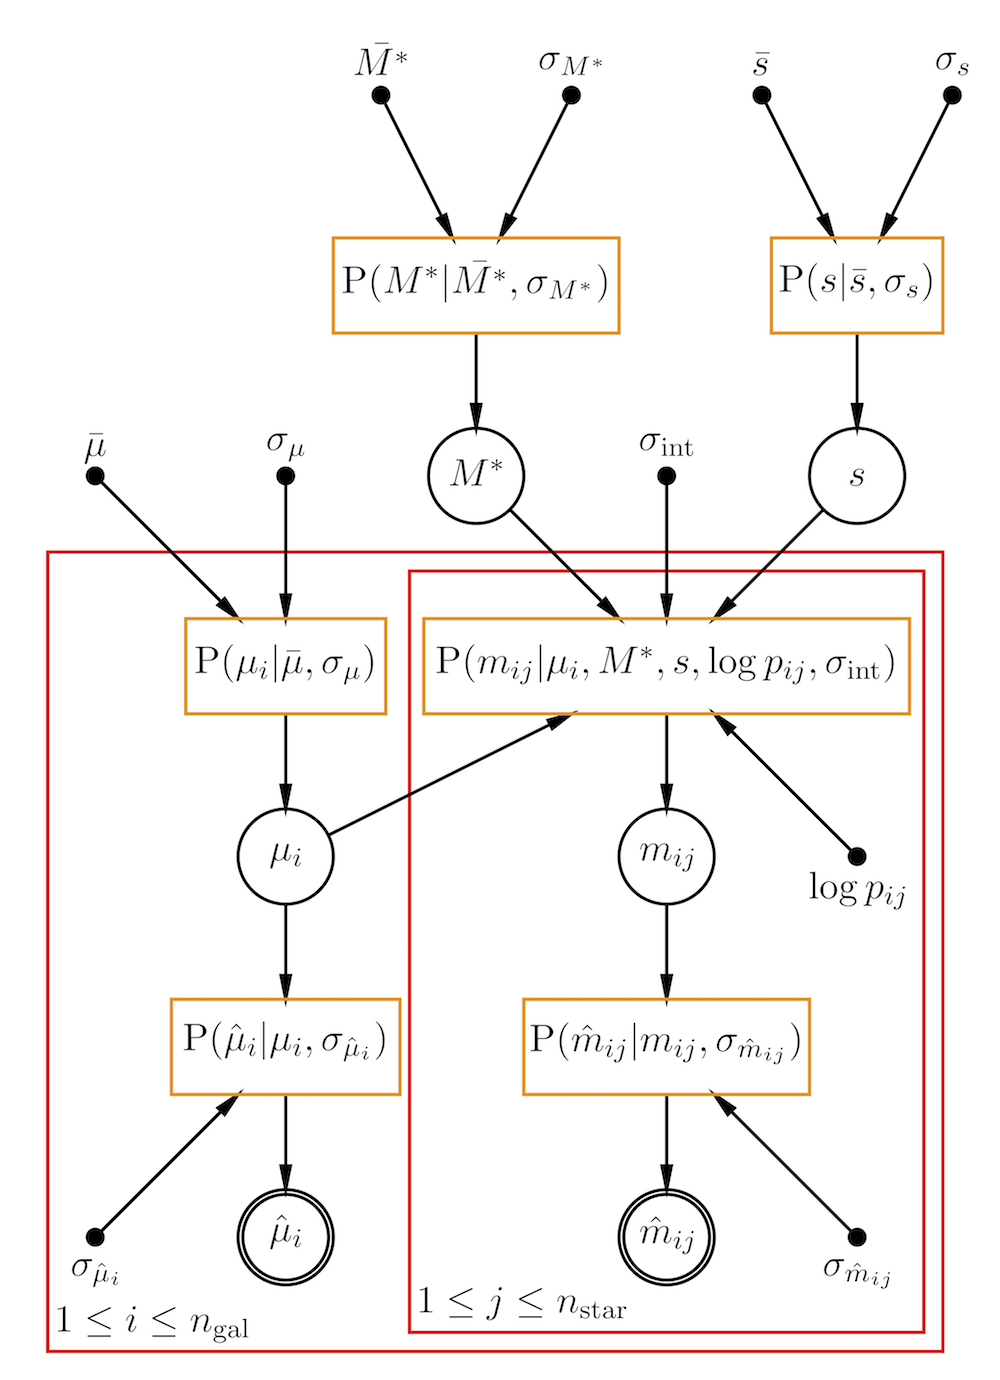

Here is the Python script that generated this plot:
import numpy as np
import matplotlib.pyplot as mp
import daft
mp.rc("font", family="serif", size=11.5)
mp.rc("text", usetex=True)
mp.rcParams['text.latex.preamble']=[r"\usepackage{bm}"]
# colours
s_color = {"ec": "#f89406"}
p_color = {"ec": "#46a546"}

# standard version of Cepheid period-luminosity relation example

# positions
data_level, like_level, obj_level, \
	obj_prior_level, pop_level, pop_prior_level, \
	pop_prior_par_level = np.arange(1, 8) - 0.25

# latex
def pr(vble):
	return r'{\rm P}(' + vble + ')'
def objectify(vble, n_inds=1):
	if n_inds == 2:
		return vble + r'_{ij}'
	else:
		return vble + r'_i'

mu_true = objectify(r'\mu')
mu_prior_mean = r'\bar{\mu}'
mu_prior_sig = r'\sigma_\mu'
mu_obs = objectify(r'\hat{\mu}')
mu_obs_sig = r'\sigma_{' + objectify(r'\hat{\mu}') + r'}'
abs_mag = r'M^*'
abs_mag_prior_mean = r'\bar{M^*}'
abs_mag_prior_sig = r'\sigma_{M^*}'
slope = r's'
slope_prior_mean = r'\bar{s}'
slope_prior_sig = r'\sigma_s'
m_true = objectify(r'm', 2)
m_obs = objectify(r'\hat{m}', 2)
m_obs_sig = r'\sigma_{' + objectify(r'\hat{m}', 2) + r'}'
m_sig_int = r'\sigma_{\rm int}'
log_p = objectify(r'\log p', 2)

# create figure
pgm = daft.PGM([5.25, 7.25], origin=[-0.5, 0.0], observed_style="inner")

# population-prior parameters
pgm.add_node(daft.Node('abs_mag_prior_mean', '$' + abs_mag_prior_mean + '$', 1.5, \
					   pop_prior_par_level, fixed=True))
pgm.add_node(daft.Node('abs_mag_prior_sig', '$' + abs_mag_prior_sig + '$', 2.5, \
					   pop_prior_par_level, fixed=True))
pgm.add_node(daft.Node('slope_prior_mean', '$' + slope_prior_mean + '$', 3.5, \
					   pop_prior_par_level, fixed=True))
pgm.add_node(daft.Node('slope_prior_sig', '$' + slope_prior_sig + '$', 4.5, \
					   pop_prior_par_level, fixed=True))

# population priors
pgm.add_node(daft.Node('pr_abs_mag', '$' + \
					   pr(abs_mag + '|' + abs_mag_prior_mean + ',' + \
					   	  abs_mag_prior_sig) + '$', 2.0, pop_prior_level, \
					   aspect = 3.0, plot_params=s_color, \
					   shape='rectangle'))
pgm.add_node(daft.Node('pr_slope', '$' + \
					   pr(slope + '|' + slope_prior_mean + ',' + \
					   	  slope_prior_sig) + '$', 4.0, pop_prior_level, \
					   aspect = 1.8, plot_params=s_color, \
					   shape='rectangle'))

# population-level parameters
pgm.add_node(daft.Node('mu_prior_mean', '$' + mu_prior_mean + '$', 0.0, \
					   pop_level, fixed=True))
pgm.add_node(daft.Node('mu_prior_sig', '$' + mu_prior_sig + '$', 1.0, \
					   pop_level, fixed=True))
pgm.add_node(daft.Node('abs_mag', '$' + abs_mag + '$', 2.0, pop_level))
pgm.add_node(daft.Node('m_sig_int', '$' + m_sig_int + '$', 3.0, pop_level, \
					   fixed=True))
pgm.add_node(daft.Node('slope', '$' + slope + '$', 4.0, pop_level))

# object priors
pgm.add_node(daft.Node('pr_mu_true_i', \
					   '$' + pr(mu_true + '|' + mu_prior_mean + ',' + \
								mu_prior_sig) + '$', \
					   1.0, obj_prior_level, aspect = 2.1, \
					   plot_params=s_color, shape='rectangle'))
pgm.add_node(daft.Node('pr_m_true_ij', \
					   '$' + pr(m_true + '|' + \
					   			mu_true + ',' + \
								abs_mag + ',' + slope + ',' + \
								log_p + ',' + \
								m_sig_int) + '$', \
					   3.0, obj_prior_level, aspect = 5.1, \
					   plot_params=s_color, shape='rectangle'))

# object-level parameters
pgm.add_node(daft.Node('mu_true_i', '$' + mu_true + '$', \
					   1.0, obj_level))
pgm.add_node(daft.Node('m_true_ij', '$' + m_true + '$', \
					   3.0, obj_level))
pgm.add_node(daft.Node('lp_ij', '', 4.0, \
					   obj_level, fixed=True))

# likelihoods
pgm.add_node(daft.Node('pr_mu_obs_i', \
					   '$' + pr(mu_obs + '|' + mu_true + ',' + mu_obs_sig) + '$', \
					   1.0, like_level, aspect=2.4, plot_params=s_color, \
					   shape='rectangle'))
pgm.add_node(daft.Node('pr_m_obs_ij', \
					   '$' + pr(m_obs + '|' + m_true + ',' + m_obs_sig) + '$', \
					   3.0, like_level, aspect=3.0, plot_params=s_color, \
					   shape='rectangle'))

# observables
pgm.add_node(daft.Node('mu_obs_i', '$' + mu_obs + '$', 1.0, data_level, \
					   observed=True))
pgm.add_node(daft.Node('mu_obs_sig_i', '', 0.0, data_level, \
					   fixed=True))
pgm.add_node(daft.Node('m_obs_ij', '$' + m_obs + '$', 3.0, data_level, \
					   observed=True))
pgm.add_node(daft.Node('m_obs_sig_ij', '', 4.0, data_level, \
					   fixed=True))

# edges
pgm.add_edge('abs_mag_prior_mean', 'pr_abs_mag')
pgm.add_edge('abs_mag_prior_sig', 'pr_abs_mag')
pgm.add_edge('slope_prior_mean', 'pr_slope')
pgm.add_edge('slope_prior_sig', 'pr_slope')
pgm.add_edge('pr_abs_mag', 'abs_mag')
pgm.add_edge('pr_abs_mag', 'abs_mag')
pgm.add_edge('pr_slope', 'slope')
pgm.add_edge('pr_slope', 'slope')
pgm.add_edge('mu_prior_mean', 'pr_mu_true_i')
pgm.add_edge('mu_prior_sig', 'pr_mu_true_i')
pgm.add_edge('abs_mag', 'pr_m_true_ij')
pgm.add_edge('m_sig_int', 'pr_m_true_ij')
pgm.add_edge('slope', 'pr_m_true_ij')
pgm.add_edge('mu_true_i', 'pr_m_true_ij')
pgm.add_edge('lp_ij', 'pr_m_true_ij')
pgm.add_edge('pr_mu_true_i', 'mu_true_i')
pgm.add_edge('pr_m_true_ij', 'm_true_ij')
pgm.add_edge('mu_true_i', 'pr_mu_obs_i')
pgm.add_edge('m_true_ij', 'pr_m_obs_ij')
pgm.add_edge('pr_mu_obs_i', 'mu_obs_i')
pgm.add_edge('mu_obs_sig_i', 'pr_mu_obs_i')
pgm.add_edge('pr_m_obs_ij', 'm_obs_ij')
pgm.add_edge('m_obs_sig_ij', 'pr_m_obs_ij')

# object plate
pgm.add_plate(daft.Plate([1.65, data_level - 0.5, 2.7, \
						  pop_level - data_level], \
						  label=r"$1 \le j \le n_{\rm star}$", \
						  shift=-0.0, rect_params={"ec": "r"}, \
						  label_offset=(2, 2)))
pgm.add_plate(daft.Plate([-0.25, data_level - 0.6, 4.7, \
						  pop_level - data_level + 0.2], \
						  label=r"$1 \le i \le n_{\rm gal}$", \
						  shift=-0.0, rect_params={"ec": "r"}, \
						  label_offset=(2, 2)))

# render and save
pgm.render()
pgm.figure.text(4.5 / 5.25, (obj_level - 0.25) / 7.25, \
				'$' + log_p + '$', ha='center')
pgm.figure.text(0.5 / 5.25, (data_level - 0.25) / 7.25, \
				'$' + mu_obs_sig + '$', ha='center')
pgm.figure.text(4.5 / 5.25, (data_level - 0.25) / 7.25, \
				'$' + m_obs_sig + '$', ha='center')
pgm.figure.savefig('bhm_plot.pdf')

# no PDFs version
# create figure
pgm = daft.PGM([5.25, 7.25], origin=[-0.5, 0.0], observed_style="inner")

# population-prior parameters
pgm.add_node(daft.Node('abs_mag_prior_mean', '$' + abs_mag_prior_mean + '$', 1.5, \
					   pop_prior_par_level, fixed=True))
pgm.add_node(daft.Node('abs_mag_prior_sig', '$' + abs_mag_prior_sig + '$', 2.5, \
					   pop_prior_par_level, fixed=True))
pgm.add_node(daft.Node('slope_prior_mean', '$' + slope_prior_mean + '$', 3.5, \
					   pop_prior_par_level, fixed=True))
pgm.add_node(daft.Node('slope_prior_sig', '$' + slope_prior_sig + '$', 4.5, \
					   pop_prior_par_level, fixed=True))

# population-level parameters
pgm.add_node(daft.Node('mu_prior_mean', '$' + mu_prior_mean + '$', 0.0, \
					   pop_level, fixed=True))
pgm.add_node(daft.Node('mu_prior_sig', '$' + mu_prior_sig + '$', 1.0, \
					   pop_level, fixed=True))
pgm.add_node(daft.Node('abs_mag', '$' + abs_mag + '$', 2.0, pop_level))
pgm.add_node(daft.Node('m_sig_int', '$' + m_sig_int + '$', 3.0, pop_level, \
					   fixed=True))
pgm.add_node(daft.Node('slope', '$' + slope + '$', 4.0, pop_level))

# object-level parameters
pgm.add_node(daft.Node('mu_true_i', '$' + mu_true + '$', \
					   1.0, obj_level))
pgm.add_node(daft.Node('m_true_ij', '$' + m_true + '$', \
					   3.0, obj_level))
pgm.add_node(daft.Node('lp_ij', '', 4.0, \
					   obj_level, fixed=True))

# observables
pgm.add_node(daft.Node('mu_obs_i', '$' + mu_obs + '$', 1.0, data_level, \
					   observed=True))
pgm.add_node(daft.Node('mu_obs_sig_i', '$' + mu_obs_sig + '$', 0.0, data_level, \
					   fixed=True))
pgm.add_node(daft.Node('m_obs_ij', '$' + m_obs + '$', 3.0, data_level, \
					   observed=True))
pgm.add_node(daft.Node('m_obs_sig_ij', '$' + m_obs_sig + '$', 4.0, data_level, \
					   fixed=True))

# edges
pgm.add_edge('abs_mag_prior_mean', 'abs_mag')
pgm.add_edge('abs_mag_prior_sig', 'abs_mag')
pgm.add_edge('slope_prior_mean', 'slope')
pgm.add_edge('slope_prior_sig', 'slope')
pgm.add_edge('mu_prior_mean', 'mu_true_i')
pgm.add_edge('mu_prior_sig', 'mu_true_i')
pgm.add_edge('abs_mag', 'm_true_ij')
pgm.add_edge('m_sig_int', 'm_true_ij')
pgm.add_edge('slope', 'm_true_ij')
pgm.add_edge('mu_true_i', 'm_true_ij')
pgm.add_edge('lp_ij', 'm_true_ij')
pgm.add_edge('mu_true_i', 'mu_obs_i')
pgm.add_edge('m_true_ij', 'm_obs_ij')
pgm.add_edge('mu_obs_sig_i', 'mu_obs_i')
pgm.add_edge('m_obs_sig_ij', 'm_obs_ij')

# object plate
pgm.add_plate(daft.Plate([1.65, data_level - 0.5, 2.7, \
						  pop_level - data_level], \
						  label=r"$1 \le j \le n_{\rm star}$", \
						  shift=-0.0, rect_params={"ec": "r"}, \
						  label_offset=(2, 2)))
pgm.add_plate(daft.Plate([-0.25, data_level - 0.6, 4.7, \
						  pop_level - data_level + 0.2], \
						  label=r"$1 \le i \le n_{\rm gal}$", \
						  shift=-0.0, rect_params={"ec": "r"}, \
						  label_offset=(2, 2)))

# render and save
pgm.render()
pgm.figure.text(4.25 / 5.25, (obj_level - 0.25) / 7.25, '$' + log_p + '$')
pgm.figure.savefig('bhm_plot_no_pdfs.pdf')


# very simple Gaussian version
# positions
data_level, obj_level, pop_level, pop_prior_par_level = np.arange(1, 5) - 0.25

# latex
m_prior_mean = r'\bar{M}'
m_prior_sig = r'\sigma_{M}'
m_true = objectify(r'M')
m_obs = objectify(r'\hat{M}')
m_obs_sig = r'\sigma_{' + objectify(r'\hat{M}') + r'}'

# create figure
pgm = daft.PGM([3.5, 4.25], origin=[0.25, 0.0], observed_style="inner")

# population-prior parameters
pgm.add_node(daft.Node('prior_info', '$I$ (prior info)', 2.0, \
					   pop_prior_par_level, fixed=True))

# population-level parameters
pgm.add_node(daft.Node('m_prior_mean', '$' + m_prior_mean + '$', 1.0, \
					   pop_level))
pgm.add_node(daft.Node('m_prior_sig', '$' + m_prior_sig + '$', 3.0, \
					   pop_level))

# object-level parameters
pgm.add_node(daft.Node('m_true_i', '$' + m_true + '$', \
					   2.0, obj_level))

# observables
pgm.add_node(daft.Node('m_obs_i', '$' + m_obs + '$', 2.0, data_level, \
					   observed=True))
pgm.add_node(daft.Node('m_obs_sig_i', '$' + m_obs_sig + '$', 1.0, data_level, \
					   fixed=True))

# edges
pgm.add_edge('prior_info', 'm_prior_mean')
pgm.add_edge('prior_info', 'm_prior_sig')
pgm.add_edge('m_prior_mean', 'm_true_i')
pgm.add_edge('m_prior_sig', 'm_true_i')
pgm.add_edge('m_true_i', 'm_obs_i')
pgm.add_edge('m_obs_sig_i', 'm_obs_i')

# object plate
pgm.add_plate(daft.Plate([0.5, data_level - 0.5, 3.0, \
						  pop_level - data_level], \
						  label=r"$1 \le i \le n_{\rm star}$", \
						  shift=-0.0, rect_params={"ec": "r"}, \
						  label_offset=(2, 2)))

# render and save
pgm.render()
pgm.figure.savefig('bhm_plot_1dg.pdf')


# Gaussian version with multiple classes
# latex
def classify(vble):
	return vble + r'_k'
m_prior_mean = r'\bar{' + classify('M') + r'}'
m_prior_sig = r'\sigma_{' + classify('M') + r'}'
class_prob = classify('p')
m_true = objectify(r'M')
class_true = objectify(r'\kappa')
m_obs = objectify(r'\hat{M}')
m_obs_sig = r'\sigma_{' + objectify(r'\hat{M}') + r'}'

# create figure
pgm = daft.PGM([3.5, 4.5], origin=[0.25, 0.0], observed_style="inner")

# population-prior parameters
pgm.add_node(daft.Node('prior_info', '$I$', 2.0, \
					   pop_prior_par_level, fixed=True))

# population-level parameters
pgm.add_node(daft.Node('m_prior_mean', '$' + m_prior_mean + '$', 1.0, \
					   pop_level))
pgm.add_node(daft.Node('m_prior_sig', '$' + m_prior_sig + '$', 2.0, \
					   pop_level))
pgm.add_node(daft.Node('class_prob', '$' + class_prob + '$', 3.0, \
					   pop_level))

# object-level parameters
pgm.add_node(daft.Node('m_true_i', '$' + m_true + '$', \
					   2.0, obj_level))
pgm.add_node(daft.Node('class_i', '$' + class_true + '$', \
					   3.0, obj_level))

# observables
pgm.add_node(daft.Node('m_obs_i', '$' + m_obs + '$', 2.0, data_level, \
					   observed=True))
pgm.add_node(daft.Node('m_obs_sig_i', '$' + m_obs_sig + '$', 1.0, data_level, \
					   fixed=True))

# edges
pgm.add_edge('prior_info', 'm_prior_mean')
pgm.add_edge('prior_info', 'm_prior_sig')
pgm.add_edge('prior_info', 'class_prob')
pgm.add_edge('m_prior_mean', 'm_true_i')
pgm.add_edge('m_prior_sig', 'm_true_i')
pgm.add_edge('class_i', 'm_true_i')
pgm.add_edge('class_prob', 'class_i')
pgm.add_edge('m_true_i', 'm_obs_i')
pgm.add_edge('m_obs_sig_i', 'm_obs_i')

# object plate
pgm.add_plate(daft.Plate([0.5, data_level - 0.5, 3.0, \
						  pop_level - data_level - 0.02], \
						  label=r"$i < n_{\rm star}$", \
						  shift=-0.0, rect_params={"ec": "r"}, \
						  label_offset=(2, 2)))
pgm.add_plate(daft.Plate([0.5, pop_level - 0.48, 3.0, \
						  pop_prior_par_level - pop_level + 1], \
						  label=r"$k < n_{\rm cls}$", \
						  shift=-0.0, rect_params={"ec": "r"}, \
						  label_offset=(2, 2)))

# render and save
pgm.render()
pgm.figure.savefig('bhm_plot_1dg_class.pdf')


# Gaussian version with multiple classes
# latex
m_obs = objectify(r'\hat{M}', 2)
m_obs_sig = r'\sigma_{' + objectify(r'\hat{M}', 2) + r'}'

# create figure
pgm = daft.PGM([3.5, 4.5], origin=[0.25, 0.0], observed_style="inner")

# population-prior parameters
pgm.add_node(daft.Node('prior_info', '$I$', 2.0, \
					   pop_prior_par_level, fixed=True))

# population-level parameters
pgm.add_node(daft.Node('m_prior_mean', '$' + m_prior_mean + '$', 1.0, \
					   pop_level))
pgm.add_node(daft.Node('m_prior_sig', '$' + m_prior_sig + '$', 2.0, \
					   pop_level))
pgm.add_node(daft.Node('class_prob', '$' + class_prob + '$', 3.0, \
					   pop_level))

# object-level parameters
pgm.add_node(daft.Node('m_true_i', '$' + m_true + '$', \
					   2.0, obj_level))
pgm.add_node(daft.Node('class_i', '$' + class_true + '$', \
					   3.0, obj_level))

# observables
pgm.add_node(daft.Node('m_obs_ij', '$' + m_obs + '$', 2.0, data_level, \
					   observed=True))
pgm.add_node(daft.Node('m_obs_sig_ij', '$' + m_obs_sig + '$', 1.0, data_level, \
					   fixed=True))

# edges
pgm.add_edge('prior_info', 'm_prior_mean')
pgm.add_edge('prior_info', 'm_prior_sig')
pgm.add_edge('prior_info', 'class_prob')
pgm.add_edge('m_prior_mean', 'm_true_i')
pgm.add_edge('m_prior_sig', 'm_true_i')
pgm.add_edge('class_i', 'm_true_i')
pgm.add_edge('class_prob', 'class_i')
pgm.add_edge('m_true_i', 'm_obs_ij')
pgm.add_edge('m_obs_sig_ij', 'm_obs_ij')

# object plate
pgm.add_plate(daft.Plate([0.5, data_level - 0.5, 3.0, \
						  pop_level - data_level - 0.02], \
						  label=r"$i < n_{\rm star}$", \
						  shift=-0.0, rect_params={"ec": "r"}, \
						  label_offset=(127, 2)))
pgm.add_plate(daft.Plate([0.54, data_level - 0.46, 1.96, 0.96], \
						  label=r"$j < n_{\rm obs}$", \
						  shift=-0.0, rect_params={"ec": "r"}, \
						  label_offset=(2, 2)))
pgm.add_plate(daft.Plate([0.5, pop_level - 0.48, 3.0, \
						  pop_prior_par_level - pop_level + 1], \
						  label=r"$k < n_{\rm cls}$", \
						  shift=-0.0, rect_params={"ec": "r"}, \
						  label_offset=(2, 2)))

# render and save
pgm.render()
pgm.figure.savefig('bhm_plot_1dg_class_obs.pdf')


# Gaussian version with multiple classes
# positions
data_level, like_level, obj_level, \
	obj_prior_level, pop_level, pop_prior_level, \
	pop_prior_par_level = np.arange(1, 8) - 0.25

# latex
m_prior_mean_k = r'\bar{M}_{k=' + class_true + '}'
m_prior_sig_k = r'\sigma_{M_{k=' + class_true + '}}'
class_probs = r'\bm{p}'

# create figure
pgm = daft.PGM([3.5, 7.5], origin=[0.25, 0.0], observed_style="inner")

# population-prior parameters
pgm.add_node(daft.Node('prior_info', '$I$', 2.0, \
					   pop_prior_par_level, fixed=True))

# population priors
pgm.add_node(daft.Node('pr_m_prior_mean', '$' + \
					   pr(m_prior_mean + '|I') + '$', 1.0, pop_prior_level, \
					   aspect = 1.7, plot_params=s_color, \
					   shape='rectangle'))
pgm.add_node(daft.Node('pr_m_prior_sig', '$' + \
					   pr(m_prior_sig + '|I') + '$', 2.0, pop_prior_level, \
					   aspect = 1.7, plot_params=s_color, \
					   shape='rectangle'))
pgm.add_node(daft.Node('pr_class_prob', '$' + \
					   pr(class_prob + '|I') + '$', 3.0, pop_prior_level, \
					   aspect = 1.7, plot_params=s_color, \
					   shape='rectangle'))

# population-level parameters
pgm.add_node(daft.Node('m_prior_mean', '$' + m_prior_mean + '$', 1.0, \
					   pop_level))
pgm.add_node(daft.Node('m_prior_sig', '$' + m_prior_sig + '$', 2.0, \
					   pop_level))
pgm.add_node(daft.Node('class_prob', '$' + class_prob + '$', 3.0, \
					   pop_level))

# object priors
pgm.add_node(daft.Node('pr_m_true_i', \
					   '$' + pr(m_true + '|' + m_prior_mean_k + ',' + \
								m_prior_sig_k) + '$', \
					   1.5, obj_prior_level, aspect = 3.8, \
					   plot_params=s_color, shape='rectangle'))
pgm.add_node(daft.Node('pr_class_i', \
					   '$' + pr(class_true + r'|' + \
					   			class_probs) + '$', \
					   3.0, obj_prior_level, aspect = 1.4, \
					   plot_params=s_color, shape='rectangle'))

# object-level parameters
pgm.add_node(daft.Node('m_true_i', '$' + m_true + '$', \
					   2.0, obj_level))
pgm.add_node(daft.Node('class_i', '$' + class_true + '$', \
					   3.0, obj_level))

# likelihoods
pgm.add_node(daft.Node('pr_m_obs_ij', \
					   '$' + pr(m_obs + '|' + m_true + ',' + m_obs_sig) + '$', \
					   2.0, like_level, aspect=3.0, plot_params=s_color, \
					   shape='rectangle'))

# observables
pgm.add_node(daft.Node('m_obs_ij', '$' + m_obs + '$', 2.0, data_level, \
					   observed=True))
pgm.add_node(daft.Node('m_obs_sig_ij', '$' + m_obs_sig + '$', 1.0, data_level, \
					   fixed=True))

# edges
pgm.add_edge('prior_info', 'pr_m_prior_mean')
pgm.add_edge('prior_info', 'pr_m_prior_sig')
pgm.add_edge('prior_info', 'pr_class_prob')
pgm.add_edge('pr_m_prior_mean', 'm_prior_mean')
pgm.add_edge('pr_m_prior_sig', 'm_prior_sig')
pgm.add_edge('pr_class_prob', 'class_prob')
pgm.add_edge('m_prior_mean', 'pr_m_true_i')
pgm.add_edge('m_prior_sig', 'pr_m_true_i')
pgm.add_edge('class_prob', 'pr_class_i')
pgm.add_edge('pr_class_i', 'class_i')
pgm.add_edge('class_i', 'pr_m_true_i')
pgm.add_edge('pr_m_true_i', 'm_true_i')
pgm.add_edge('m_true_i', 'pr_m_obs_ij')
pgm.add_edge('pr_m_obs_ij', 'm_obs_ij')
pgm.add_edge('m_obs_sig_ij', 'm_obs_ij')

# object plate
pgm.add_plate(daft.Plate([0.5, data_level - 0.5, 3.0, \
						  pop_level - data_level - 0.02], \
						  label=r"$i < n_{\rm star}$", \
						  shift=-0.0, rect_params={"ec": "r"}, \
						  label_offset=(2, 2)))
pgm.add_plate(daft.Plate([0.78, data_level - 0.28, 2.02, 1.58], \
						  label=r"$j < n_{\rm obs}$", \
						  shift=-0.0, rect_params={"ec": "r"}, \
						  label_offset=(2, 2)))
pgm.add_plate(daft.Plate([0.5, pop_level - 0.48, 3.0, \
						  pop_prior_par_level - pop_level + 1], \
						  label=r"$k < n_{\rm cls}$", \
						  shift=-0.0, rect_params={"ec": "r"}, \
						  label_offset=(2, 158)))

# render and save
pgm.render()
pgm.figure.savefig('bhm_plot_1dg_class_obs_pdfs.pdf')

